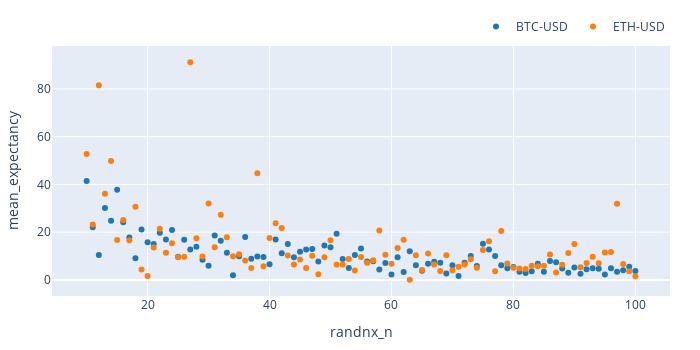

Here is the notebook cell this chart was saved with:
### Markdown cell above
This code represents a **Monte Carlo Simulation** or "Random Walk" analysis. Instead of testing one specific strategy (like a Moving Average), it tests **1,000 completely random strategies** to see what the "average" outcome looks like for BTC and ETH.

Here is a breakdown of what each part of the script is doing:

### 1. Generating the Randomness

Python

```
n = np.random.randint(10, 101, size=1000).tolist()
```

The code creates a list of 1,000 numbers. Each number (between 10 and 100) represents **how many trades** a strategy will make.

- Strategy 1 might trade 12 times.
    
- Strategy 2 might trade 88 times.
    
- This helps you see if trading _more often_ leads to better or worse results.
    

### 2. Executing the "Monkey" Trades

Python

```
pf = vbt.Portfolio.from_random_signals(price, n=n, init_cash=100, seed=42)
```

VectorBT acts like 1,000 monkeys throwing darts at a board. It generates random entries and exits for both BTC and ETH based on the trade counts defined above. The `seed=42` ensures that if you run the code again, you get the same "random" results.

### 3. Calculating "Expectancy"

Python

```
mean_expectancy = pf.trades.expectancy().groupby(['randnx_n', 'symbol']).mean()
```

**Expectancy** is one of the most important metrics in trading. It answers the question: _"On average, how many dollars do I win (or lose) for every dollar I risk?"_

- **Positive Expectancy:** The strategy makes money over time.
    
- **Negative Expectancy:** The strategy loses money over time (common with random trading due to fees/volatility).
    

### 4. Visualizing the Results

The final scatter plot creates a "Cloud of Outcomes."

- **X-axis (`randnx_n`):** The number of trades made.
    
- **Y-axis (`mean_expectancy`):** The average profit/loss per trade.
    
- **The Goal:** Traders use this to see if any random strategies accidentally performed well, or to prove that random trading on these assets tends to converge toward a specific value (usually near zero or slightly positive for assets in a long-term bull market).
    

---

### Why is this useful?

This is a **Benchmark of Luck.** If you develop a "fancy" AI strategy that has a mean expectancy of 0.05, but a random strategy also has an expectancy of 0.05, it means your AI isn't actually "smart"—it's just benefiting from the general upward trend of the market.

### Code cell
import vectorbt as vbt

import numpy as np

symbols = ["BTC-USD", "ETH-USD"]
price = vbt.YFData.download(symbols, missing_index='drop').get('Close')

n = np.random.randint(10, 101, size=1000).tolist()
pf = vbt.Portfolio.from_random_signals(price, n=n, init_cash=100, seed=42)

mean_expectancy = pf.trades.expectancy().groupby(['randnx_n', 'symbol']).mean()
fig = mean_expectancy.unstack().vbt.scatterplot(xaxis_title='randnx_n', yaxis_title='mean_expectancy')
fig.show()

### Figure 1 — Plotly figure (JSON) as saved in the notebook; plotly's stock layout.template omitted (floating-point values rounded to 4 significant figures)
{"data": [{"mode": "markers", "name": "BTC-USD", "showlegend": true, "type": "scatter", "uid": "c6a3f875-0b27-4414-a38e-fdceeb507ca5", "x": [10, 11, 12, 13, 14, 15, 16, 17, 18, 19, 20, 21, 22, 23, 24, 25, 26, 27, 28, 29, 30, 31, 32, 33, 34, 35, 36, 37, 38, 39, 40, 41, 42, 43, 44, 45, 46, 47, 48, 49, 50, 51, 52, 53, 54, 55, 56, 57, 58, 59, 60, 61, 62, 63, 64, 65, 66, 67, 68, 69, 70, 71, 72, 73, 74, 75, 76, 77, 78, 79, 80, 81, 82, 83, 84, 85, 86, 87, 88, 89, 90, 91, 92, 93, 94, 95, 96, 97, 98, 99, 100], "y": [41.47, 22.06, 10.49, 30.08, 24.76, 37.75, 24.18, 17.78, 9.069, 21.14, 15.75, 15.1, 19.74, 16.94, 20.91, 9.757, 16.87, 12.76, 13.92, 8.431, 5.97, 18.66, 16.41, 11.41, 1.931, 9.868, 17.93, 8.842, 9.81, 9.555, 6.578, 16.98, 11.23, 15.1, 9.493, 11.76, 12.77, 12.96, 7.691, 14.4, 13.67, 19.31, 8.74, 4.979, 10.49, 13.12, 7.689, 7.773, 4.348, 7.1, 2.255, 9.541, 3.308, 11.98, 6.126, 3.827, 6.822, 7.572, 7.156, 2.727, 6.148, 1.638, 7.169, 9.983, 5.882, 15.14, 12.76, 10.01, 6.152, 4.907, 5.419, 3.47, 2.852, 3.627, 6.747, 3.434, 7.895, 7.4, 4.824, 2.966, 5.252, 2.55, 4.441, 4.877, 4.676, 2.263, 4.848, 3.399, 4.062, 5.513, 3.69]}, {"mode": "markers", "name": "ETH-USD", "showlegend": true, "type": "scatter", "uid": "510a3275-e410-433a-934d-426010ecc575", "x": [10, 11, 12, 13, 14, 15, 16, 17, 18, 19, 20, 21, 22, 23, 24, 25, 26, 27, 28, 29, 30, 31, 32, 33, 34, 35, 36, 37, 38, 39, 40, 41, 42, 43, 44, 45, 46, 47, 48, 49, 50, 51, 52, 53, 54, 55, 56, 57, 58, 59, 60, 61, 62, 63, 64, 65, 66, 67, 68, 69, 70, 71, 72, 73, 74, 75, 76, 77, 78, 79, 80, 81, 82, 83, 84, 85, 86, 87, 88, 89, 90, 91, 92, 93, 94, 95, 96, 97, 98, 99, 100], "y": [52.7, 23.2, 81.5, 36.07, 49.85, 16.71, 25.1, 16.58, 30.67, 4.332, 1.645, 13.54, 21.42, 11.37, 15.4, 9.526, 9.714, 91.17, 17.45, 9.785, 32.02, 13.66, 27.31, 17.84, 9.946, 10.75, 8.181, 5.0, 44.68, 5.68, 17.58, 23.7, 21.72, 10.25, 6.445, 8.603, 4.985, 10.08, 2.352, 9.477, 16.64, 6.483, 6.413, 8.79, 3.942, 9.626, 7.246, 8.236, 20.66, 10.56, 6.797, 13.42, 16.82, 0.07627, 10.35, 4.159, 11.03, 6.413, 3.701, 10.39, 4.099, 5.499, 6.483, 8.682, 5.098, 12.49, 16.22, 3.622, 20.51, 6.893, 5.133, 4.758, 4.529, 5.903, 5.699, 5.951, 10.67, 3.132, 6.311, 11.33, 15.06, 5.345, 7.081, 9.748, 7.027, 11.53, 11.74, 31.9, 6.687, 3.597, 1.524]}], "layout": {"height": 350, "legend": {"orientation": "h", "traceorder": "normal", "x": 1, "xanchor": "right", "y": 1.02, "yanchor": "bottom"}, "margin": {"b": 30, "l": 30, "r": 30, "t": 30}, "width": 700, "xaxis": {"title": {"text": "randnx_n"}}, "yaxis": {"title": {"text": "mean_expectancy"}}}}
